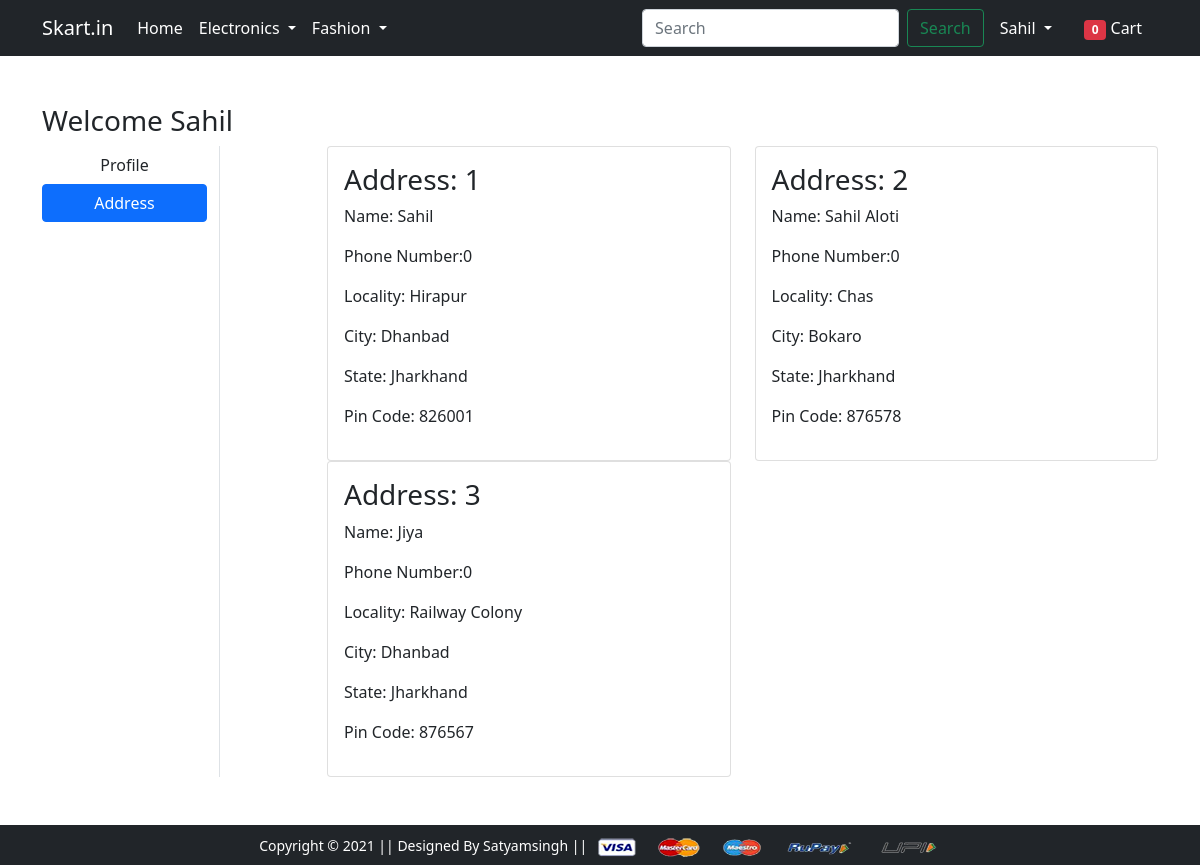
The page /address/ (signed in) on the database its author committed.
### app/models.py (models this page shows, shortened)
class Customer(models.Model):
 user = models.ForeignKey(User, on_delete=models.CASCADE)
 name = models.CharField(max_length=200)
 locality = models.CharField(max_length=200)
 phoneNumber= models.IntegerField(max_length=15,default=0)
 city = models.CharField(max_length=50)
 zipcode = models.IntegerField()
 state = models.CharField(choices=STATE_CHOICES, max_length=50)

### app/views.py (the view)
# urls.py: path('address/', views.address, name='address'),
@login_required
def address(request):
	totalitem = 0
	if request.user.is_authenticated:
		totalitem = len(Cart.objects.filter(user=request.user))
	add = Customer.objects.filter(user=request.user)
	return render(request, 'app/address.html', {'add':add, 'active':'btn-primary', 'totalitem':totalitem})

### app/templates/app/address.html (shortened to what this page needs)
{% extends 'app/base.html' %}
{% load static %}
{% block main-content %}
<div class="container my-5">
 <div class="row">
 <h3>Welcome <span class="text-capitalize">{{request.user}}</span></h3>
  <div class="col-sm-2 border-end">
   <ul class="list-unstyled">
    <li class="d-grid"><a href="{% url 'profile' %}" class="btn">Profile</a></li>
    <li class="d-grid"><a href="{% url 'address' %}" class="btn {{active}}">Address</a></li>
   </ul>
  </div>
  <div class="col-sm-9 offset-sm-1">
   <div class="row">
    {% for ad in add %}
     <div class="col-sm-6">
     <div class="card">
      <div class="card-body">
       <h3>Address: {{ forloop.counter }}</h3>
       <p>Name: {{ad.name}}</p>
       <p>Phone Number:{{ad.phoneNumber}}</p>
       <p>Locality: {{ad.locality}}</p>
       <p>City: {{ad.city}}</p>
       <p>State: {{ad.state}}</p>
       <p>Pin Code: {{ad.zipcode}}</p>
      </div>
     </div>
    </div>
    {% endfor %}
   </div>
  </div>
 </div>
</div>
{% endblock main-content %}

### app/templates/app/base.html (shortened to what this page needs)
<!doctype html>
{% load static %}
<html lang="en">
  <head>
    <link href="https://cdn.jsdelivr.net/npm/bootstrap@5.0.0-beta1/dist/css/bootstrap.min.css" rel="stylesheet">
    <link rel="stylesheet" href="{% static 'app/css/owl.carousel.min.css' %}">
    <link rel="stylesheet" href="{% static 'app/css/all.min.css' %}">
    <link rel="stylesheet" href="{% static 'app/css/style.css' %}">
  </head>
  <body>
    <nav class="navbar navbar-expand-lg navbar-dark bg-dark">
     <div class="container">
       <a class="navbar-brand" href="/">Skart.in</a>
       <div class="collapse navbar-collapse" id="navbarSupportedContent">
         <ul class="navbar-nav me-auto mb-2 mb-lg-0">
           <li class="nav-item">
             <a class="nav-link active" id="navhome" aria-current="page" href="/">Home</a>
           </li>
           <li class="nav-item dropdown">
             <a class="nav-link dropdown-toggle text-white" href="#" id="electronicsDropdown" role="button" data-bs-toggle="dropdown" aria-expanded="false">
               Electronics
             </a>
           </li>
           <li class="nav-item dropdown">
             <a class="nav-link dropdown-toggle text-white" href="#" id="fashionDropdown" role="button" data-bs-toggle="dropdown" aria-expanded="false">
               Fashion
             </a>
           </li>
         </ul>
         <form class="d-flex" method="get" action="/search">
           <input class="form-control me-2" type="search" placeholder="Search" aria-label="Search" name="search" id="search">
           <button class="btn btn-outline-success" type="submit">Search</button>
         </form>
         <div>
          <ul class="navbar-nav me-auto mb-2 mb-lg-0">
          {% if request.user.is_authenticated %}
           <li class="nav-item dropdown mx-2">
              <a class="nav-link dropdown-toggle text-white" href="#" id="profileDropdown" role="button" data-bs-toggle="dropdown" aria-expanded="false">
                {{request.user.username|capfirst}}
              </a>
            </li>
            <li class="nav-item mx-2">
              <a href="{% url 'showcart' %}" class="nav-link text-white"><span class="badge bg-danger">{{totalitem}}</span> Cart </a>
            </li>
            {% endif %}
          </ul>
         </div>
       </div>
     </div>
    </nav>
    {% block main-content %} {% endblock main-content %}
    <footer class="container-fluid bg-dark text-center p-2 mt-5">
        <small class="text-white">Copyright &copy; 2021 || Designed By Satyamsingh || </small>
        <img src="{% static 'app/images/payment.png' %}" alt="" srcset="" class="img-fluid" height="2px">
    </footer>
  </body>
</html>

### rows shown on the page
Customer: name "Sahil", phoneNumber "0", locality "Hirapur", city "Dhanbad", state "Jharkhand", zipcode "826001"
Customer: name "Sahil Aloti", phoneNumber "0", locality "Chas", city "Bokaro", state "Jharkhand", zipcode "876578"
Customer: name "Jiya", phoneNumber "0", locality "Railway Colony", city "Dhanbad", state "Jharkhand", zipcode "876567"

### other values the page prints
{{ request.user.username|capfirst }} "Sahil"
{{ totalitem }} "0"
{{ request.user }} "Sahil"
